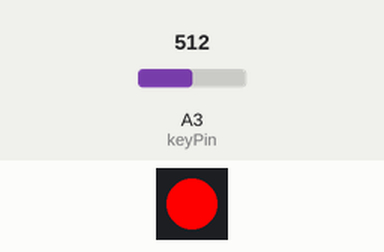
Recording of a sketch running on a simulated Arduino Uno, built with avr-gcc and run on an emulated ATmega328P. On the bench: 1 RGB LEDs in strip order, left to right. The test bench sets the inputs (shaded band); at power-on: A3 (keyPin) = 512.

Above: at 1.2 s.
1.3 s: A3 (keyPin) set to 0
At 1.7 s:
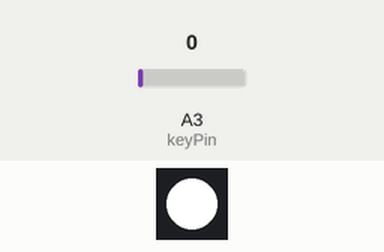
2.8 s: A3 (keyPin) set to 122
At 4.2 s:
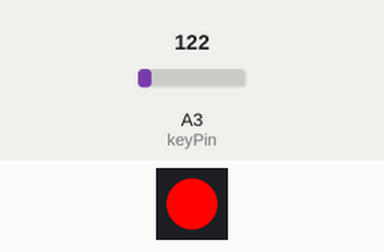
Timing chart, 0 to 5.8 s (numbered marks = the images above; inputs shaded):
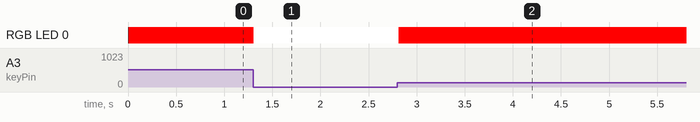

The sketch:

rgb_test.ino
```cpp
// (licence header left out)
#include "FastLED.h"

const static uint8_t ledPin = 2;
const static uint8_t keyPin = 3;

static CRGB rgbs[1];

bool keyState;          ///< 按键状态检测(Detect button status)

void Rgb_Show(uint8_t rValue,uint8_t gValue,uint8_t bValue);

void setup() {
  Serial.begin(9600);        // 初始化串口通信(Initialize serial communication)

  pinMode(keyPin, INPUT);
  FastLED.addLeds<WS2812, ledPin, GRB>(rgbs, 1);
  Rgb_Show(255,255,255);

}

void loop() {
  keyState = analogRead(keyPin);
  if(keyState) Rgb_Show(255,0,0);
  else Rgb_Show(255,255,255);
  delay(100);
}

 /**
 * @brief 设置RGB灯的颜色(Set the color of the RGB light)
 * @param rValue;gValue;bValue;
 * @arg 三个入口参数取值分别为:0~255;(Three input parameters are respectively: 0~255;)
 * @retval None
 * @note (255,0,0)红色 (0,255,0)绿色 (0,0,255)蓝色 (255,255,255)白色((255,0,0) red; (0,255,0) green; (0,0,255) blue; (255,255,255) white)
 */
void Rgb_Show(uint8_t rValue,uint8_t gValue,uint8_t bValue) {
  rgbs[0].r = rValue;
  rgbs[0].g = gValue;
  rgbs[0].b = bValue;
  FastLED.show();
}
```

Measured:
- after the input at 1.3 s, RGB LED 0: RGB(255, 0, 0) → RGB(255, 255, 255) at once
- after the input at 2.8 s, RGB LED 0: RGB(255, 255, 255) → RGB(255, 0, 0) at once
